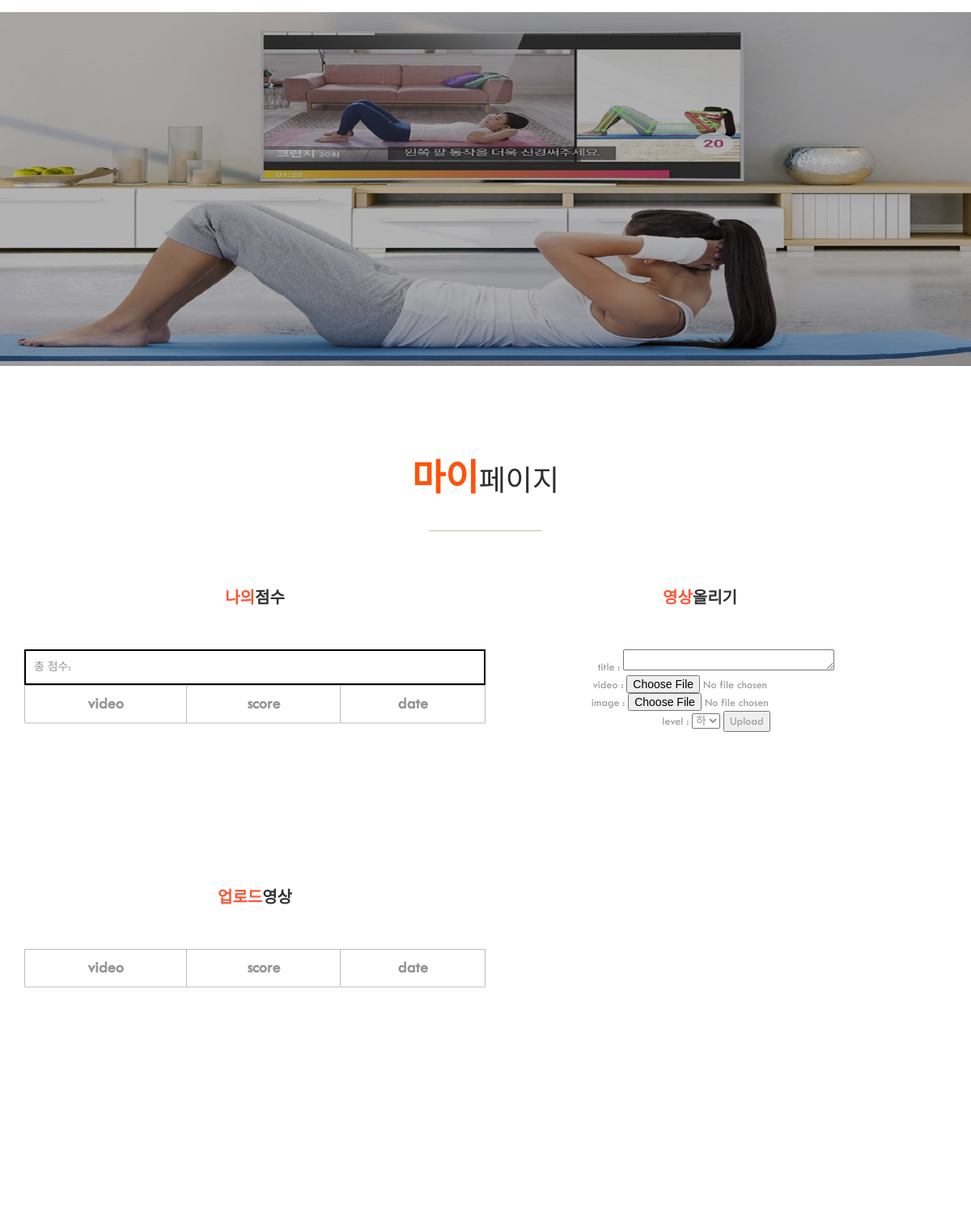
The app's page /mypageView (signed in), older data.
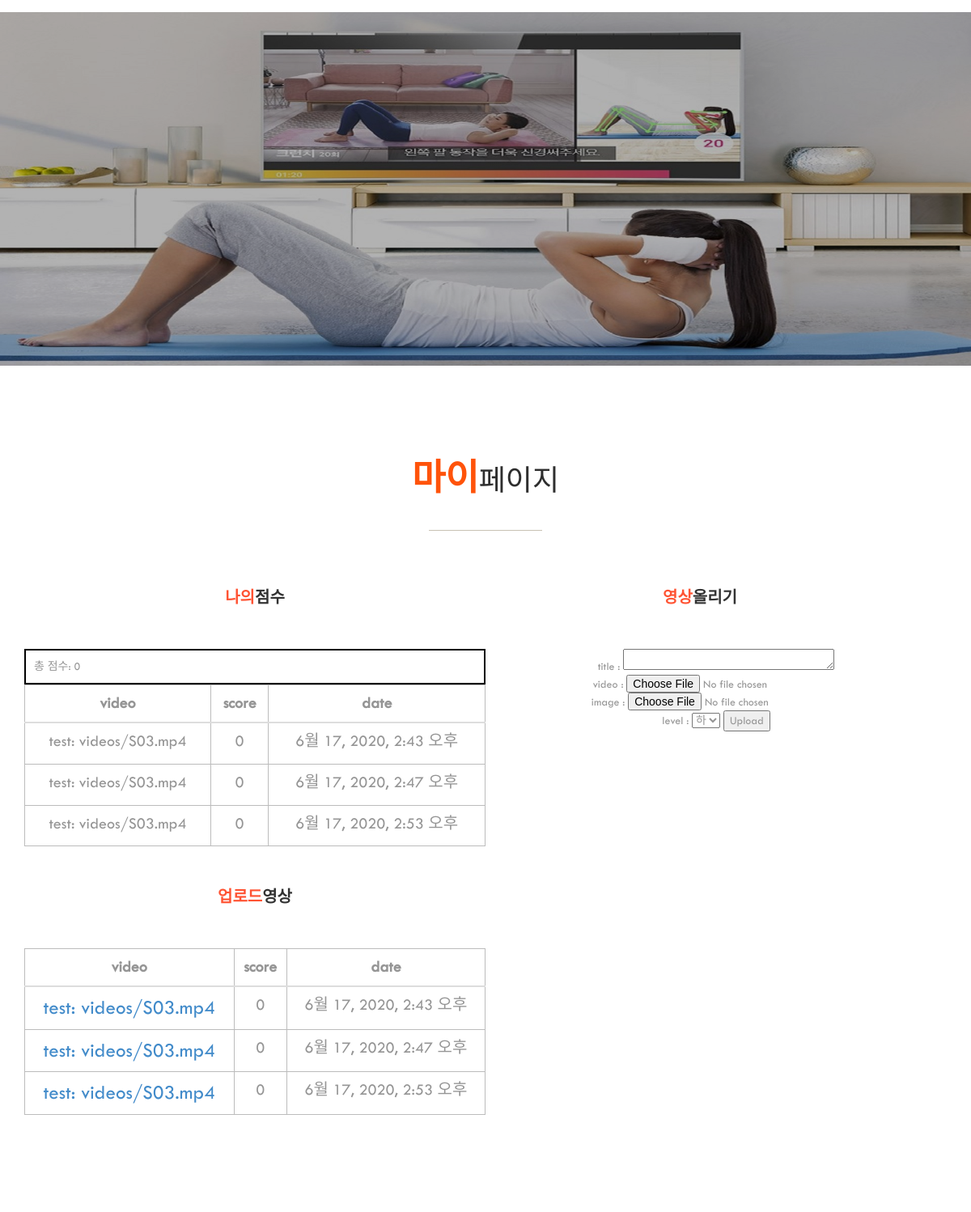
The same page, newer data.
### Edus/models.py (models this page shows)
class EdusDB(models.Model): # 학습 디비 클래스
    NON_SHARED = "공유 안함"
    SHARED = "공유 함"
    IS_SHARED = (
        (NON_SHARED , "공유 안함"),
        (SHARED, "공유 함"),
    )
    objects = models.Manager()
    video_description = models.TextField(blank=False)
    views = models.PositiveIntegerField(default=0)
    is_shared = models.CharField(choices=IS_SHARED, max_length=5, default=NON_SHARED)
    edu_days = models.DateTimeField(auto_now_add=True)                  # 학습일, auto_now_add : insert 시에만 현재 날짜로 갱신됨
    video_id = models.ForeignKey("Videos.VideosDB", on_delete = models.CASCADE)  # 영상 번호, models.CASCADE : 주키 삭제 시 외래키 같이 삭제(연쇄 삭제)
    user_id = models.ForeignKey("Users.UsersDB", on_delete = models.CASCADE)    # 사용자 번호
    recode_video = models.FileField(upload_to='edus/', null=True, verbose_name="")     # 녹화 영상, upload_to : 파일 저장 경로 지정
    score = models.IntegerField(default=0)                              # 점수, default = 기본 값

### Videos/models.py (models this page shows)
class VideosDB(models.Model):
    HIGH = "상"
    MIDDLE = "중"
    LOW = "하"
    LEVEL_CHOICES = (
        (HIGH, "상"),
        (MIDDLE, "중"),
        (LOW, "하"),
    )
    title = models.TextField(blank=False) # 제목
    videofile= models.FileField(upload_to='videos/', null=True, verbose_name="") #video file
    video_img = models.ImageField(upload_to='videos/', null=True, verbose_name="") # 영상이미지
    views = models.PositiveIntegerField(default=0) # 조회수 - PositiveIntegerField를 이용
    level = models.CharField(choices=LEVEL_CHOICES, max_length=5, default=LOW) # 난이도
    start_date = models.DateTimeField(auto_now_add=True) # 개시일
    editor = models.ForeignKey("Users.UsersDB", on_delete=models.CASCADE)
    skeleton = models.TextField(blank=False)
    def __str__(self):
        return self.title + ": " + str(self.videofile)

### Edus/views.py (the view, shortened to what this page needs)
# urls.py: path('mypageView', views.post_list, name = 'mypageView'),
def post_list(request):
    lastvideo = VideosDB.objects.last()  # 데이터베이스 테이블에서 마지막 비디오(객체)인 변수 lastvideo를 생성
    videofile = lastvideo.videofile.url  # 비디오 파일 경로를 포함하는 변수 videofile을 생성
    form = VideoForm(request.POST or None, request.FILES or None)
    """ 업로드 된 영상 및 나의 점수 """
    Edus_list = EdusDB.objects.all().filter(user_id=request.user.id)
    s_sum = Edus_list.aggregate(Sum('score'))['score__sum']
    context = {'videofile': videofile,
               'form': form,
               'score_sum': s_sum,
               'Edus_list': Edus_list}
    return render(request, 'mypageView.html', context)

### Videos/forms.py
class VideoForm(forms.ModelForm):
    class Meta:
        model= VideosDB
        widgets = {
            'title': forms.Textarea(attrs={'rows':1}),
        }
        fields= ["title", "videofile", "video_img", "level"]

### templates/mypageView.html (shortened to what this page needs)
{% extends 'base.html' %}
{% block content %}
{% load static %}
<head>
    <link rel ='stylesheet' type='text/css' href='{% static "mypageView.css" %}'>
</head>
<section id="blog">
    <div class="container">
        <div class="row">
            <div class="col-md-12">
                <div class="block">
                    <h1 class="heading"><span>마이</span>페이지</h1>
                    <ul>
                        <li class="wow fadeInLeft" data-wow-duration="300ms" data-wow-delay="300ms">
                            <div class="blog-img">
                                <div class="title">
                                    <h3><span>나의</span>점수</h3>
                                </div>
                                <div id = 'score'>
                                    <h5 style="display: inline;">총 점수: </h5>
                                    <h5 style="display: inline;">{{ score_sum|floatformat }}</h5>
                                </div>
                                <table class="table">
                                    <thead>
                                        <tr>
                                            <th>video</th>
                                            <th>score</th>
                                            <th>date</th>
                                        </tr>
                                    </thead>
                                    <tbody>
                                        {% for edus_list in Edus_list %}
                                        <tr>
                                            <td>{{edus_list.video_id}}</td>
                                            <td>{{ edus_list.score }}</td>
                                            <td>{{ edus_list.edu_days }}</td>
                                        </tr>
                                        {% endfor %}
                                    </tbody>
                                </table>
                                <div class="title">
                                    <h3><span>업로드</span>영상</h3>
                                </div>
                                <table class="table">
                                    <thead>
                                        <tr>
                                            <th>video</th>
                                            <th>score</th>
                                            <th>date</th>
                                        </tr>
                                    </thead>
                                    <tbody>
                                        {% for edus_list in Edus_list %}
                                        <tr>
                                            <td><a href="{% url 'ResultVideosList' %}">
                                                {{edus_list.video_id}}
                                            </a>
                                            </td>
                                            <td>{{ edus_list.score }}</td>
                                            <td>{{ edus_list.edu_days }}</td>
                                        </tr>
                                        {% endfor %}
                                    </tbody>
                                </table>
                            </div>
                            <div class="content-rightmy">
                                <div class="title">
                                    <h3><span>영상</span>올리기</h3>
                                </div>
                                <form enctype="multipart/form-data"  method="POST" action="">
                                    title : {{form.title}}
                                    video : {{form.videofile}}
                                    image : {{form.video_img}}
                                    level : {{form.level}}
                                    <input type="submit" value="Upload" onclick = 'alert("업로드")'/>
                                </form>
                            </div>
                        </li>
                    </ul>
                </div>
            </div>
        </div>
    </div>
</section>
{% endblock %}

Row changes from the older to the newer data that the page shows:
added EdusDB: video_id "test: videos/S03.mp4", score "0", edu_days "6월 17, 2020, 2:43 오후"
added EdusDB: video_id "test: videos/S03.mp4", score "0", edu_days "6월 17, 2020, 2:47 오후"
added EdusDB: video_id "test: videos/S03.mp4", score "0", edu_days "6월 17, 2020, 2:53 오후"
Text that changed along with them:
{{ score_sum|floatformat }}: (not shown) → "0"
